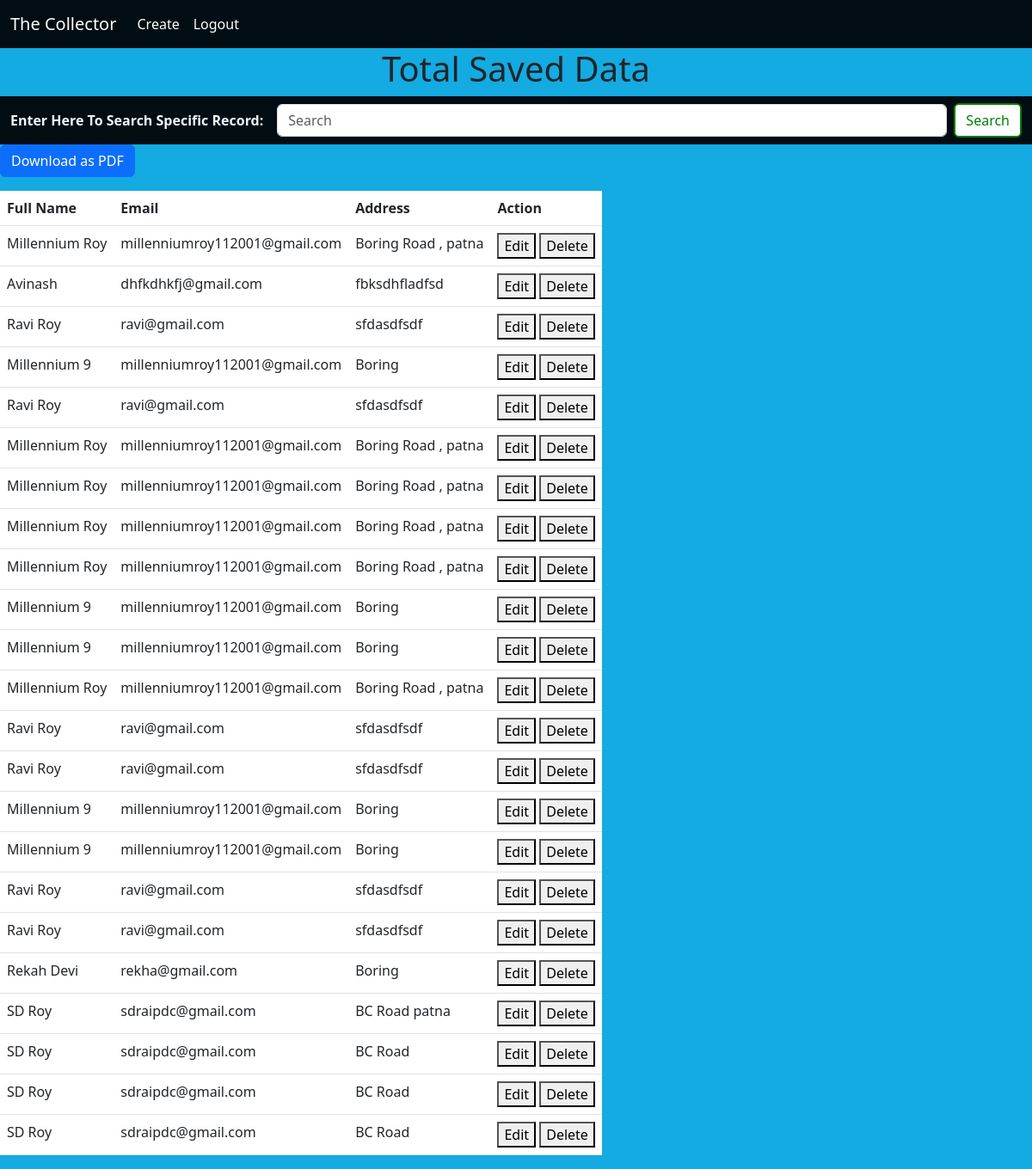
The app's page /index/ with its own data.
### DC/models.py (models this page shows, shortened)
class DetailsForm(models.Model):
    fullname=models.CharField(max_length=30)
    email=models.EmailField(max_length=100)
    address=models.CharField(max_length=250)

### DC/views.py (the view)
# urls.py: path('index/',views.index,name='index'),
def index(request):
    dse=DetailsForm.objects.all()
    return render(request,'index.html',{'dse':dse})

### templates/index.html (shortened to what this page needs)
{% load static %}
<!doctype html>
<html lang="en">
<head>
    <link href="https://cdn.jsdelivr.net/npm/bootstrap@5.3.0-alpha3/dist/css/bootstrap.min.css" rel="stylesheet">
    <link rel="stylesheet" type="text/css" href="{% static 'style2.css' %}">
</head>
<body>
    <nav class="navbar navbar-expand-lg sticky-top">
        <div class="container-fluid">
            <a class="navbar-brand" href="{% url 'index' %}">The Collector</a>
            <div class="collapse navbar-collapse" id="navbarSupportedContent">
                <ul class="navbar-nav me-auto mb-2 mb-lg-0">
                    <li class="nav-item">
                        <a class="nav-link active" aria-current="page" href="{% url 'listcreate' %}">Create</a>
                    </li>
                    <li class="nav-item">
                        <a class="nav-link active" aria-current="page" href="{% url 'logout' %}">Logout</a>
                    </li>
                </ul>
            </div>
        </div>
    </nav>
    <h1 style="text-align: center;">Total Saved Data</h1>
    <nav class="navbar">
        <div class="container-fluid">
            <form class="d-flex align-items-center w-100" role="search" action="{% url 'search_records' %}" method="get">
                <span class="me-3"><b>Enter Here To Search Specific Record:</b></span>
                <input class="form-control me-2" type="search" name="q" placeholder="Search" aria-label="Search"
                    style="flex: 1;">
                <button class="btn btn-outline-success" type="submit">Search</button>
            </form>
        </div>
    </nav>
    <div class="d-flex justify-content-between align-items-center mb-3">
        <a href="{% url 'download_pdf' %}" class="btn btn-primary">Download as PDF</a>
    </div>
    <table class="table" style="display: block;">
        <thead>
            <tr>
                <th scope="col">Full Name</th>
                <th scope="col">Email</th>
                <th scope="col">Address</th>
                <th scope="col">Action</th>
            </tr>
        </thead>
        <tbody>
            {% for ds in dse %}
            <tr>
                <td>{{ ds.fullname }}</td>
                <td>{{ ds.email }}</td>
                <td>{{ ds.address }}</td>
                <td>
                    <a href="{% url 'edit_data' ds.id %}"><button class="edit-btn">Edit</button></a>
                    <a href="{% url 'delete_data' ds.id %}" onclick="return confirm('Are you sure?');">
                        <button class="delete-btn">Delete</button>
                    </a>
                </td>
            </tr>
            {% endfor %}
        </tbody>
    </table>
</body>
</html>

### static/style2.css (style rules this page uses)
body { background-color: #13abe2; }
.navbar { background-color: #00080bf6 !important; }
.nav-link, .navbar-brand { color: white !important; }
span { color: aliceblue; }
button.btn-outline-success { background-color: white; color: green; border: 2px solid green; transition: background-color 0.3s ease, color 0.3s ease; }

### records on screen
DetailsForm: fullname "Millennium Roy", email "millenniumroy112001@gmail.com", address "Boring Road , patna"
DetailsForm: fullname "Avinash", email "dhfkdhkfj@gmail.com", address "fbksdhfladfsd"
DetailsForm: fullname "Ravi Roy", email "ravi@gmail.com", address "sfdasdfsdf"
DetailsForm: fullname "Millennium 9", email "millenniumroy112001@gmail.com", address "Boring"
DetailsForm: fullname "Ravi Roy", email "ravi@gmail.com", address "sfdasdfsdf"
DetailsForm: fullname "Millennium Roy", email "millenniumroy112001@gmail.com", address "Boring Road , patna"
DetailsForm: fullname "Millennium Roy", email "millenniumroy112001@gmail.com", address "Boring Road , patna"
DetailsForm: fullname "Millennium Roy", email "millenniumroy112001@gmail.com", address "Boring Road , patna"
DetailsForm: fullname "Millennium Roy", email "millenniumroy112001@gmail.com", address "Boring Road , patna"
DetailsForm: fullname "Millennium 9", email "millenniumroy112001@gmail.com", address "Boring"
DetailsForm: fullname "Millennium 9", email "millenniumroy112001@gmail.com", address "Boring"
DetailsForm: fullname "Millennium Roy", email "millenniumroy112001@gmail.com", address "Boring Road , patna"
DetailsForm: fullname "Ravi Roy", email "ravi@gmail.com", address "sfdasdfsdf"
DetailsForm: fullname "Ravi Roy", email "ravi@gmail.com", address "sfdasdfsdf"
DetailsForm: fullname "Millennium 9", email "millenniumroy112001@gmail.com", address "Boring"
DetailsForm: fullname "Millennium 9", email "millenniumroy112001@gmail.com", address "Boring"
DetailsForm: fullname "Ravi Roy", email "ravi@gmail.com", address "sfdasdfsdf"
DetailsForm: fullname "Ravi Roy", email "ravi@gmail.com", address "sfdasdfsdf"
DetailsForm: fullname "Rekah Devi", email "rekha@gmail.com", address "Boring"
DetailsForm: fullname "SD Roy", email "sdraipdc@gmail.com", address "BC Road patna"
DetailsForm: fullname "SD Roy", email "sdraipdc@gmail.com", address "BC Road"
DetailsForm: fullname "SD Roy", email "sdraipdc@gmail.com", address "BC Road"
DetailsForm: fullname "SD Roy", email "sdraipdc@gmail.com", address "BC Road"
